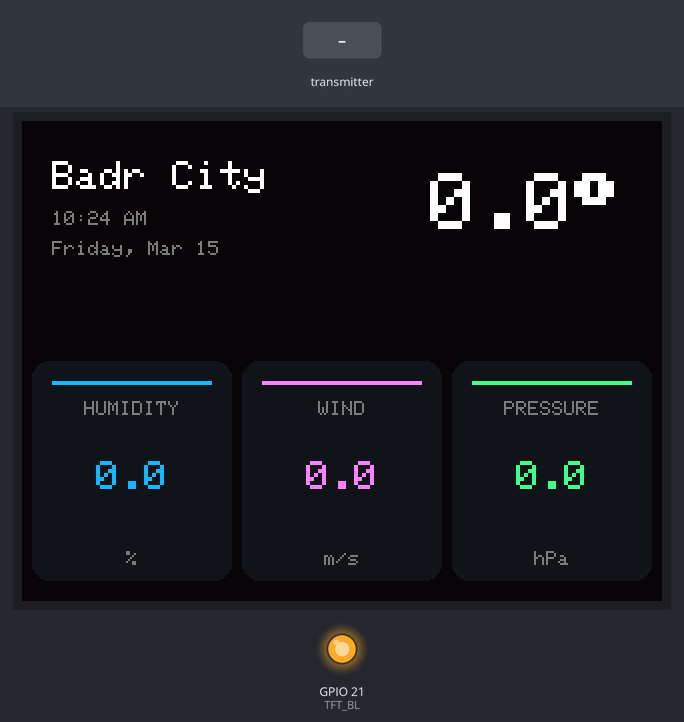
Bench run of a sketch on a simulated ESP32. On the bench: 320×240 colour display, output pins drawn as LEDs (lit = HIGH). The test bench sets the inputs (shaded band). WiFi joins after 1.5 s; servers stay silent unless stated; the local clock reads 2024-03-15 10:24:30 at power-on unless the sketch sets it; what the sketch prints to the serial monitor is not drawn.

Above: at 3.0 s.
3.1 s: the transmitter starts sending temp = 25
At 4.3 s:
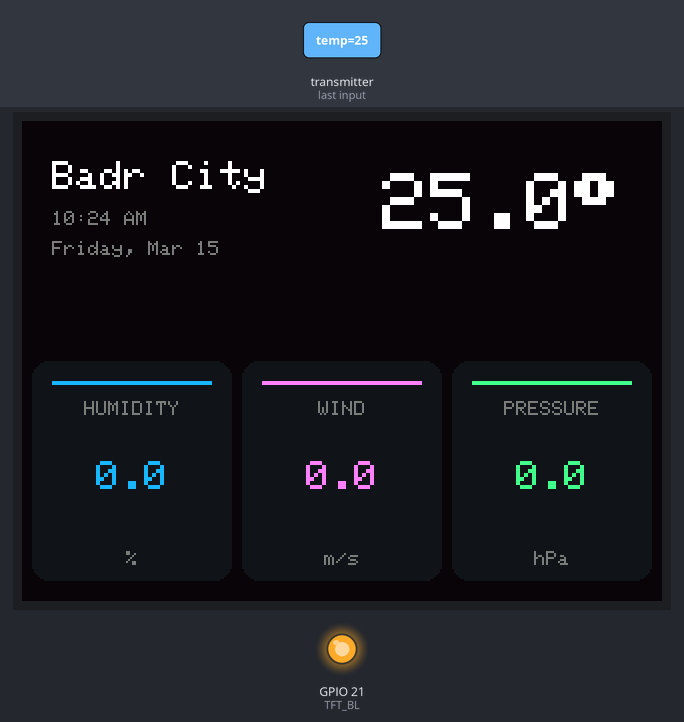
4.6 s: the transmitter starts sending hum = 25
At 5.3 s:
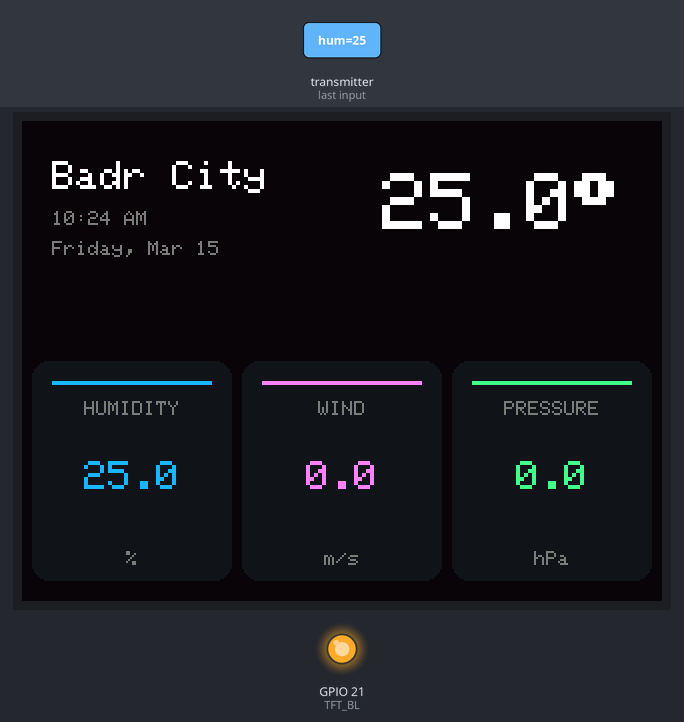
6.1 s: the transmitter starts sending pres = 25
At 6.4 s:
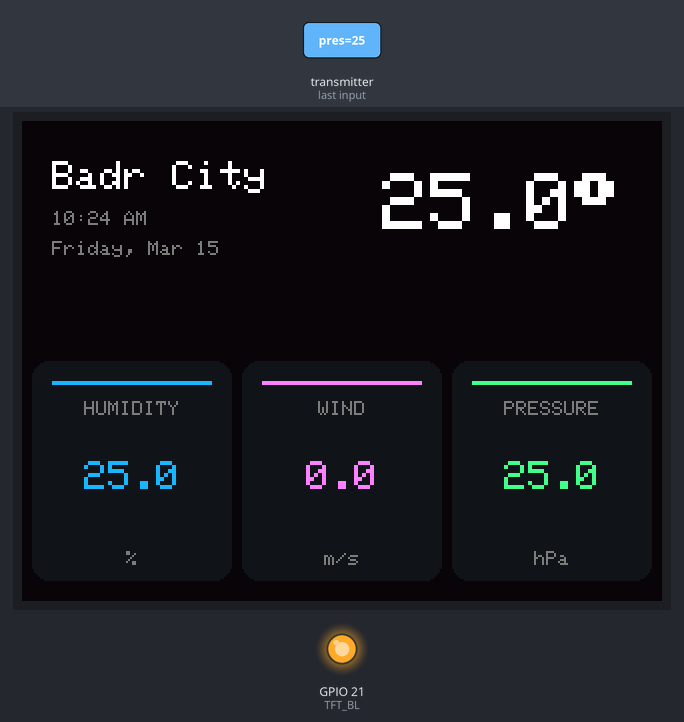
7.6 s: the transmitter starts sending wind = 25
At 8.8 s:
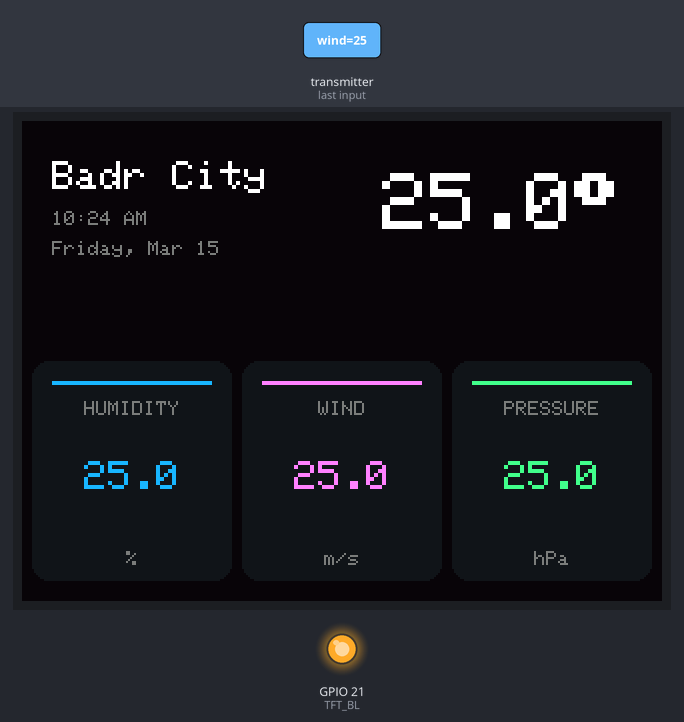
9.1 s: the transmitter starts sending temp = 0
At 10.0 s:
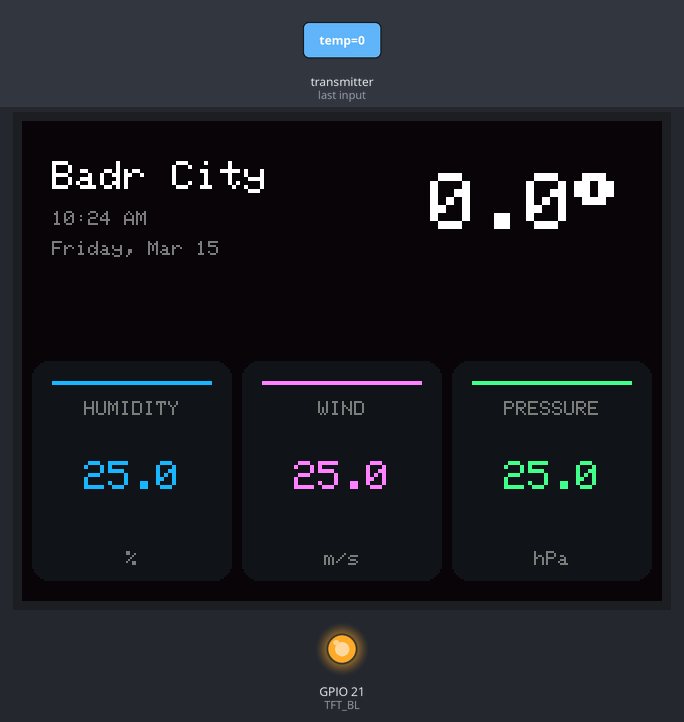
10.6 s: the transmitter starts sending hum = 0
At 11.0 s:
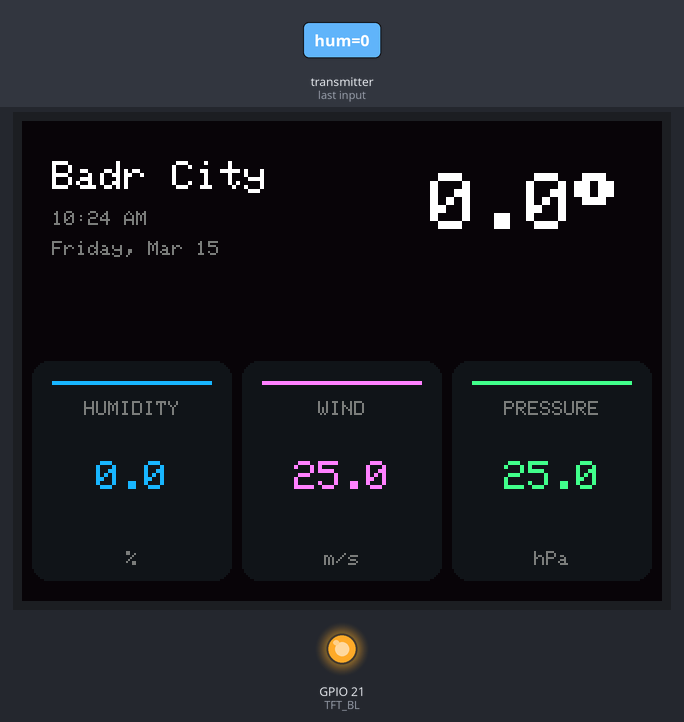
Timing chart, 0 to 13.6 s (numbered marks = the images above; inputs shaded):
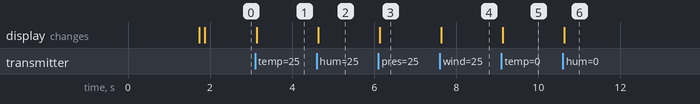

The sketch:

TFT_ESP_screen.ino
```cpp
#include <SPI.h>
#include <Adafruit_GFX.h>
#include <Adafruit_ILI9341.h>
#include <esp_now.h>
#include <WiFi.h>
#include <time.h>

// ─── CYD / ESP32 Pins ─────────────────────────────────────────
#define TFT_BL   21
#define TFT_MISO 12
#define TFT_MOSI 13
#define TFT_SCLK 14
#define TFT_CS   15
#define TFT_DC    2
#define TFT_RST  -1

Adafruit_ILI9341 tft = Adafruit_ILI9341(TFT_CS, TFT_DC, TFT_MOSI, TFT_SCLK, TFT_RST, TFT_MISO);

// ─── WiFi & Time Settings ─────────────────────────────────────
const char* ssid       = " ";      // <-- Put your WiFi Name here
const char* password   = " ";  // <-- Put your WiFi Password here

const char* ntpServer  = "pool.ntp.org";
const long  gmtOffset_sec = 2 * 3600;           // Egypt Standard Time (UTC+2)
const int   daylightOffset_sec = 3600;          // Egypt Daylight Saving (1 hour)
int lastMinute = -1;                            // Track minute changes to prevent flickering

// ─── App Style Color Palette (RGB565) ───────────────────────
#define COL_BG        0x0821
#define COL_CARD      0x10A3
#define COL_TEXT      0xFFFF
#define COL_SUBTEXT   0x7BEF
#define COL_HUM       0x1DBF
#define COL_WIND      0xFC1F
#define COL_PRES      0x47F1
#define COL_HERO_ACC  0xFD20

// ─── Data Structures ────────────────────────────────────────
// Must match the Sender exactly
typedef struct DataPacket {
    float temp;
    float hum;
    float pres;
    float wind;
} DataPacket;

DataPacket incomingData;

struct SensorState {
  float temp = 0.0;
  float hum  = 0.0;
  float pres = 0.0;
  float wind = 0.0;
};

SensorState current;
SensorState previous;
bool firstDraw = true;

// ─── Prototypes ─────────────────────────────────────────────
void drawStaticUI();
void drawStaticCard(int x, int y, int w, int h, String title, String unit, uint16_t color);
void updateDynamicUI();
void updateCardValue(int x, int y, int w, int h, String val, uint16_t color, float currentVal, float &prevVal);
void updateTimeDateUI();

// ═══════════════════════════════════════════════════════════
//  ESP-NOW CALLBACK
// ═══════════════════════════════════════════════════════════
void OnDataRecv(const esp_now_recv_info *info, const uint8_t *incoming, int len) {
  if (len == sizeof(DataPacket)) {
    memcpy(&incomingData, incoming, sizeof(DataPacket));
    current.temp = incomingData.temp;
    current.hum  = incomingData.hum;
    current.pres = incomingData.pres;
    current.wind = incomingData.wind;
  }
}

// ═══════════════════════════════════════════════════════════
//  SETUP
// ═══════════════════════════════════════════════════════════
void setup() {
  Serial.begin(115200);

  // 1. Initialize Screen & Backlight
  pinMode(TFT_BL, OUTPUT);
  digitalWrite(TFT_BL, HIGH);
  tft.begin();
  tft.setRotation(1);
  tft.fillScreen(COL_BG);

  // Draw a temporary loading message
  tft.setTextColor(COL_TEXT);
  tft.setTextSize(2);
  tft.setCursor(50, 110);
  tft.print("Connecting to WiFi...");

  // 2. Connect to WiFi & Sync Time
  WiFi.mode(WIFI_STA);
  WiFi.begin(ssid, password);
  int attempts = 0;
  while (WiFi.status() != WL_CONNECTED && attempts < 20) {
    delay(500);
    Serial.print(".");
    attempts++;
  }

  if(WiFi.status() == WL_CONNECTED) {
    configTime(gmtOffset_sec, 0, ntpServer);
    Serial.println("\nTime Synced via NTP");
  } else {
    Serial.println("\nWiFi Failed. Running without live time.");
  }

  // 3. Initialize ESP-NOW
  if (esp_now_init() != ESP_OK) {
    Serial.println("Error initializing ESP-NOW");
    return;
  }
  esp_now_register_recv_cb(OnDataRecv);

  // 4. Draw Initial UI
  drawStaticUI();
  updateDynamicUI();
}

// ═══════════════════════════════════════════════════════════
//  LOOP
// ═══════════════════════════════════════════════════════════
void loop() {
  updateTimeDateUI(); // Checks time and updates if the minute changed
  updateDynamicUI();  // Checks sensors and updates if values changed
  //delay(30);
}

// ═══════════════════════════════════════════════════════════
//  UI DRAWING FUNCTIONS
// ═══════════════════════════════════════════════════════════

void drawStaticUI() {
  tft.fillScreen(COL_BG);

  // Static Location Text
  tft.setTextColor(COL_TEXT);
  tft.setTextSize(2);
  tft.setCursor(15, 20);
  tft.print("Badr City");

  // Sun Graphic
  //tft.fillCircle(250, 75, 20, COL_HERO_ACC);
  //tft.drawCircle(250, 75, 25, COL_HERO_ACC);

  // Bottom Cards
  drawStaticCard(5, 120, 100, 110, "HUMIDITY", "%", COL_HUM);
  drawStaticCard(110, 120, 100, 110, "WIND", "m/s", COL_WIND);
  drawStaticCard(215, 120, 100, 110, "PRESSURE", "hPa", COL_PRES);
}

void drawStaticCard(int x, int y, int w, int h, String title, String unit, uint16_t color) {
  tft.fillRoundRect(x, y, w, h, 8, COL_CARD);
  tft.drawFastHLine(x + 10, y + 10, w - 20, color);
  tft.drawFastHLine(x + 10, y + 11, w - 20, color);

  int16_t tx, ty; uint16_t tw, th;
  tft.setTextColor(COL_SUBTEXT);
  tft.setTextSize(1);
  tft.getTextBounds(title, 0, 0, &tx, &ty, &tw, &th);
  tft.setCursor(x + (w / 2) - (tw / 2), y + 20);
  tft.print(title);

  tft.getTextBounds(unit, 0, 0, &tx, &ty, &tw, &th);
  tft.setCursor(x + (w / 2) - (tw / 2), y + h - 15);
  tft.print(unit);
}

void updateTimeDateUI() {
  struct tm timeinfo;
  if (!getLocalTime(&timeinfo)) return;

  // Only redraw if the minute has changed to prevent screen flicker
  if (timeinfo.tm_min != lastMinute) {
    lastMinute = timeinfo.tm_min;

    // Erase old time/date area
    tft.fillRect(15, 45, 180, 40, COL_BG);

    // Format Time (e.g., 10:30 AM)
    char timeStr[10];
    strftime(timeStr, sizeof(timeStr), "%I:%M %p", &timeinfo);

    // Format Date (e.g., Friday, Oct 24)
    char dateStr[30];
    strftime(dateStr, sizeof(dateStr), "%A, %b %d", &timeinfo);

    tft.setTextColor(COL_SUBTEXT);
    tft.setTextSize(1);
    tft.setCursor(15, 45);
    tft.print(timeStr);
    tft.setCursor(15, 60);
    tft.print(dateStr);
  }
}

void updateDynamicUI() {
  int16_t tx, ty; uint16_t tw, th;

  // ─── Update Temperature ───
  if (firstDraw || abs(current.temp - previous.temp) > 0.1) {
    tft.fillRect(175, 20, 135, 45, COL_BG);
    tft.setTextColor(COL_TEXT);
    tft.setTextSize(4);
    String tempStr = String(current.temp, 1) + "\xF7";
    tft.getTextBounds(tempStr, 0, 0, &tx, &ty, &tw, &th);
    tft.setCursor(300 - tw, 26);
    tft.print(tempStr);
    previous.temp = current.temp;
  }

  // ─── Update Bottom Cards ───
  updateCardValue(5, 120, 100, 110, String(current.hum, 1), COL_HUM, current.hum, previous.hum);
  updateCardValue(110, 120, 100, 110, String(current.wind, 1), COL_WIND, current.wind, previous.wind);
  updateCardValue(215, 120, 100, 110, String(current.pres, 1), COL_PRES, current.pres, previous.pres);

  firstDraw = false;
}

void updateCardValue(int x, int y, int w, int h, String val, uint16_t color, float currentVal, float &prevVal) {
  if (firstDraw || abs(currentVal - prevVal) > 0.05) {
    tft.fillRect(x + 10, y + 40, w - 20, 40, COL_CARD);
    tft.setTextColor(color);
    tft.setTextSize(2);
    int16_t tx, ty; uint16_t tw, th;
    tft.getTextBounds(val, 0, 0, &tx, &ty, &tw, &th);
    tft.setCursor(x + (w / 2) - (tw / 2), y + (h / 2) - 5);
    tft.print(val);
    prevVal = currentVal;
  }
}
```

Measured:
- after the input at 3.1 s, the display: changes at once (image 1)
- after the input at 4.6 s, the display: changes at once (image 2)
- after the input at 6.1 s, the display: changes at once (image 3)
- after the input at 7.6 s, the display: changes at once (image 4)
- after the input at 9.1 s, the display: changes at once (image 5)
- after the input at 10.6 s, the display: changes at once (image 6)
